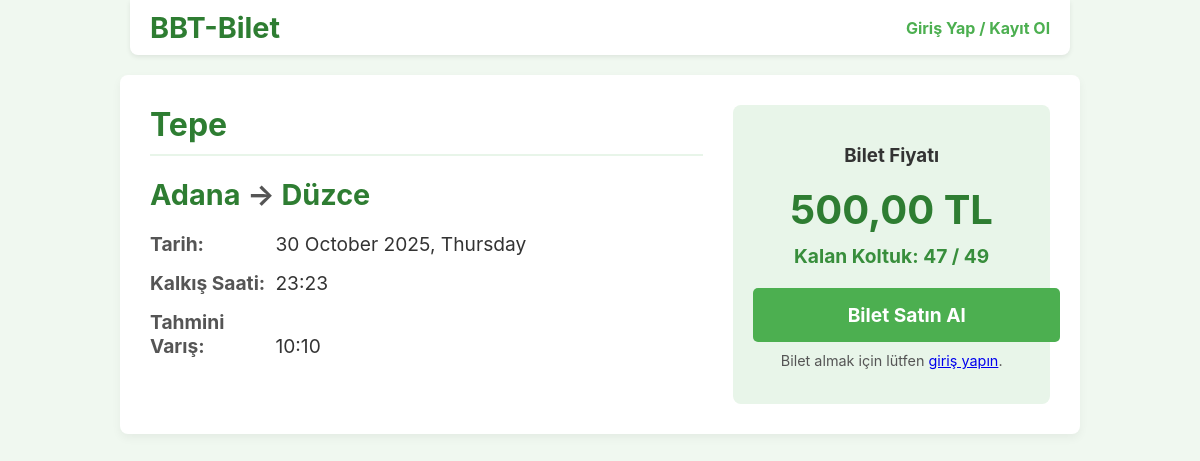
The app's page /trip_details.php?trip_uuid=4cb9f4a9-fde5-47ef-9416-fbc9681d57d1 with its own data.
### tables this page shows
CREATE TABLE Trips (
    id INTEGER PRIMARY KEY AUTOINCREMENT,
    uuid TEXT DEFAULT (uuid()) NOT NULL UNIQUE,
    company_id INTEGER NOT NULL,
    destination_city TEXT NOT NULL,
    arrival_time TEXT NOT NULL, -- DATETIME
    departure_city TEXT NOT NULL,
    departure_time TEXT NOT NULL, -- DATETIME
    price REAL NOT NULL,
    capacity INTEGER NOT NULL,
    created_at TEXT DEFAULT (strftime('%Y-%m-%d %H:%M:%S', 'now', 'localtime')),
    FOREIGN KEY (company_id) REFERENCES Bus_Company(id) ON DELETE CASCADE
);

CREATE TABLE Bus_Company (
    id INTEGER PRIMARY KEY AUTOINCREMENT,
    uuid TEXT DEFAULT (uuid()) NOT NULL UNIQUE,
    name TEXT NOT NULL UNIQUE,
    logo_path TEXT,
    created_at TEXT DEFAULT (strftime('%Y-%m-%d %H:%M:%S', 'now', 'localtime'))
);

### functions.php (called while the page is built, shortened)
<?php
function getTripDetails(PDO $pdo, string $trip_uuid)
{
    $sql = "
        SELECT T.*, BC.name as company_name
        FROM Trips AS T
        JOIN Bus_Company AS BC ON T.company_id = BC.id
        WHERE T.uuid = :trip_uuid
    ";
    $stmt = $pdo->prepare($sql);
    $stmt->execute([':trip_uuid' => $trip_uuid]);
    return $stmt->fetch();
}
function getBookedSeats(PDO $pdo, int $trip_id): array
{
    $sql = "
        SELECT bs.seat_number
        FROM Booked_Seats AS bs
        JOIN Tickets AS t ON bs.ticket_id = t.id
        WHERE t.trip_id = :trip_id AND t.status = 'active'
    ";
    $stmt = $pdo->prepare($sql);
    $stmt->execute([':trip_id' => $trip_id]);
    return $stmt->fetchAll(PDO::FETCH_COLUMN);
}
?>

### trip_details.php (the view, shortened to what this page needs)
<?php
require_once 'functions.php';
$trip_uuid = $_GET['trip_uuid'];
$trip = getTripDetails($pdo, $trip_uuid);
$booked_seats_list = getBookedSeats($pdo, $trip['id']);
$booked_seats_count = count($booked_seats_list);
$total_capacity = $trip['capacity'];
$available_seats = $total_capacity - $booked_seats_count;
?>
<!DOCTYPE html>
<html lang="tr">
<head>
</head>
<body>
    <div class="top-nav">
        <a href="index.php" class="logo">BBT-Bilet</a>
        <div class="user-info">
            <?php if (isset($_SESSION['user_id'])): ?>
                <span>Hoş geldin, <strong><?= htmlspecialchars($_SESSION['user_fullname'] ?? 'Misafir') ?></strong>!</span>
                <?php if (isset($_SESSION['user_role'])): ?>
                    <?php if ($_SESSION['user_role'] == 'user'): ?>
                        <a href="account.php">Hesabım</a>
                        <span>Bakiye: <strong><?= number_format($_SESSION['user_balance'] ?? 0, 2) ?> TL</strong></span>
                    <?php elseif ($_SESSION['user_role'] == 'company_admin'): ?>
                        <a href="account.php">Hesabım</a>
                        <a href="company_admin_panel.php" style="color: #e74c3c; font-weight: bold;">Firma Paneli</a>
                    <?php elseif ($_SESSION['user_role'] == 'admin'): ?>
                        <a href="admin_panel.php" style="color: #e74c3c; font-weight: bold;">Admin Paneli</a>
                    <?php endif; ?>
                <?php endif; ?>
                <a href="logout.php">Çıkış Yap</a>
            <?php else: ?>
                <a href="login_register.php">Giriş Yap / Kayıt Ol</a>
            <?php endif; ?>
        </div>
    </div>
    <div class="container">
        <div class="details-container">
            <div class="trip-details">
                <h1><?= htmlspecialchars($trip['company_name']) ?></h1>
                <div class="route">
                    <?= htmlspecialchars($trip['departure_city']) ?>
                    <span style="color: #555;">&rarr;</span>
                    <?= htmlspecialchars($trip['destination_city']) ?>
                </div>
                <div class="detail-item">
                    <strong>Tarih:</strong> <?= date('d F Y, l', strtotime($trip['departure_time'])) ?>
                </div>
                <div class="detail-item">
                    <strong>Kalkış Saati:</strong> <?= date('H:i', strtotime($trip['departure_time'])) ?>
                </div>
                <div class="detail-item">
                    <strong>Tahmini Varış:</strong> <?= date('H:i', strtotime($trip['arrival_time'])) ?>
                </div>
            </div>
            <div class="action-box">
                <h3>Bilet Fiyatı</h3>
                <div class="price">
                    <?= htmlspecialchars(number_format($trip['price'], 2, ',', '.')) ?> TL
                </div>
                <div class="seats">
                    Kalan Koltuk: <?= $available_seats ?> / <?= $total_capacity ?>
                </div>
                <?php
                    $button_link = "buy_ticket.php?trip_uuid=" . $trip['uuid'];
                    $button_text = "Bilet Satın Al";
                    $button_class = "buy-button";
                    $info_text = "";
                    if ($available_seats == 0) {
                        $button_text = "Tüm Koltuklar Dolu";
                        $button_class .= " disabled";
                        $button_link = "javascript:void(0);";
                    } elseif (!isset($_SESSION['user_id'])) {
                        $button_link = "login_register.php";
                        $info_text = "Bilet almak için lütfen <a href='login_register.php'>giriş yapın</a>.";
                    } elseif ($_SESSION['user_role'] !== 'user') {
                        $button_text = "Sadece Kullanıcılar Alabilir";
                        $button_class .= " disabled";
                        $button_link = "javascript:void(0);";
                        $info_text = "Sadece 'Kullanıcı' rolündeki hesaplar bilet alabilir.";
                    }
                ?>
                <a href="<?= $button_link ?>" class="<?= $button_class ?>">
                    <?= $button_text ?>
                </a>
                <?php if ($info_text): ?>
                    <p class="info-text"><?= $info_text ?></p>
                <?php endif; ?>
            </div>
        </div>
    </div>
</body>
</html>

### trip_details.php (style rules this page uses)
body { font-family: -apple-system, BlinkMacSystemFont, "Segoe UI", Roboto, "Helvetica Neue", Arial, sans-serif; background-color: #f0f8f0; color: #333; margin: 0; padding: 20px; }
.top-nav { background-color: #fff; padding: 10px 20px; box-shadow: 0 2px 5px rgba(0,0,0,0.08); max-width: 900px; margin: -20px auto 20px auto; border-radius: 0 0 8px 8px; display: flex; justify-content: space-between; align-items: center; }
.top-nav .logo { font-size: 1.8em; font-weight: bold; color: #2e7d32; text-decoration: none; }
.top-nav .user-info { display: flex; align-items: center; gap: 15px; }
.top-nav a { color: #4CAF50; text-decoration: none; font-weight: bold; }
.container { max-width: 900px; margin: 0 auto; background-color: #fff; padding: 30px; border-radius: 8px; box-shadow: 0 4px 10px rgba(0,0,0,0.05); }
h1 { color: #2e7d32; text-align: center; }
.details-container { display: flex; flex-wrap: wrap; gap: 30px; }
.trip-details { flex: 2; min-width: 300px; }
.trip-details h1 { text-align: left; margin-top: 0; border-bottom: 2px solid #e8f5e9; padding-bottom: 10px; }
.trip-details .detail-item { font-size: 1.2em; margin-bottom: 15px; }
.trip-details .detail-item strong { display: inline-block; width: 120px; color: #555; }
.trip-details .route { font-size: 1.8em; font-weight: bold; color: #2e7d32; margin-bottom: 20px; }
.action-box { flex: 1; min-width: 250px; background-color: #e8f5e9; padding: 20px; border-radius: 8px; text-align: center; }
.action-box .price { font-size: 2.5em; font-weight: bold; color: #2e7d32; margin: 10px 0; }
.action-box .seats { font-size: 1.2em; color: #388e3c; font-weight: bold; margin-bottom: 20px; }
.action-box .buy-button { display: block; width: 100%; padding: 15px; background-color: #4CAF50; color: white; text-decoration: none; font-size: 1.2em; font-weight: bold; border: none; border-radius: 5px; cursor: pointer; transition: background-color 0.2s; }
.action-box .info-text { font-size: 0.9em; color: #555; margin-top: 10px; }

### records on screen
trips: company.name "Tepe", departure_city "Adana", destination_city "Düzce", departure_time "30 October 2025, Thursday", departure_time "23:23", arrival_time "10:10", price "500,00", capacity "47", capacity "49"

### other values on screen
$button_text "Bilet Satın Al"
